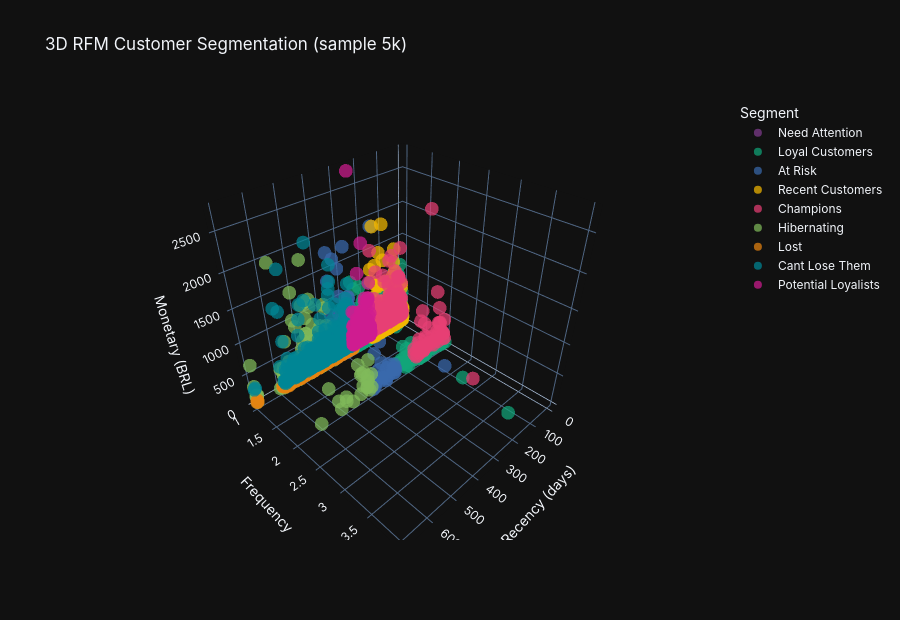
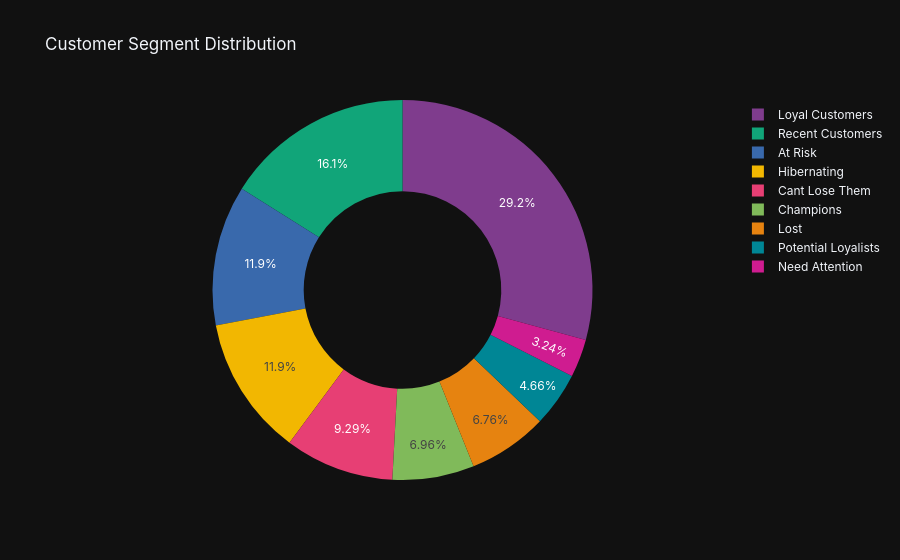

Notebook code for these charts, in order:
### Markdown cell above
## 4. Visualisations

### Code cell
# 3D Scatter
sample = rfm.sample(min(5000, len(rfm)), random_state=42)
fig_3d = px.scatter_3d(sample, x='recency', y='frequency', z='monetary',
    color='Segment', opacity=0.72,
    title=' 3D RFM Customer Segmentation (sample 5k)',
    labels={'recency':'Recency (days)','frequency':'Frequency','monetary':'Monetary (BRL)'},
    color_discrete_sequence=px.colors.qualitative.Bold)
fig_3d.update_layout(template='plotly_dark', font_family='Inter', height=620)
fig_3d.show()

# Donut
fig_donut = px.pie(rfm, names='Segment', hole=0.52,
    title=' Customer Segment Distribution',
    color_discrete_sequence=px.colors.qualitative.Bold)
fig_donut.update_layout(template='plotly_dark', font_family='Inter')
fig_donut.show()

### Figure 1 — Plotly figure (JSON) as saved in the notebook; plotly's stock layout.template omitted (floating-point values rounded to 4 significant figures; data arrays with more than 128 entries replaced by an {"elided": "..."} marker saying what was removed)
{"data": [{"hovertemplate": "Segment=Need Attention<br>Recency (days)=%{x}<br>Frequency=%{y}<br>Monetary (BRL)=%{z}<extra></extra>", "legendgroup": "Need Attention", "marker": {"color": "rgb(127, 60, 141)", "opacity": 0.72, "symbol": "circle"}, "mode": "markers", "name": "Need Attention", "scene": "scene", "showlegend": true, "type": "scatter3d", "x": {"elided": "165 int values"}, "y": {"elided": "165 int values"}, "z": {"elided": "165 float values"}}, {"hovertemplate": "Segment=Loyal Customers<br>Recency (days)=%{x}<br>Frequency=%{y}<br>Monetary (BRL)=%{z}<extra></extra>", "legendgroup": "Loyal Customers", "marker": {"color": "rgb(17, 165, 121)", "opacity": 0.72, "symbol": "circle"}, "mode": "markers", "name": "Loyal Customers", "scene": "scene", "showlegend": true, "type": "scatter3d", "x": {"elided": "1451 int values"}, "y": {"elided": "1451 int values"}, "z": {"elided": "1451 float values"}}, {"hovertemplate": "Segment=At Risk<br>Recency (days)=%{x}<br>Frequency=%{y}<br>Monetary (BRL)=%{z}<extra></extra>", "legendgroup": "At Risk", "marker": {"color": "rgb(57, 105, 172)", "opacity": 0.72, "symbol": "circle"}, "mode": "markers", "name": "At Risk", "scene": "scene", "showlegend": true, "type": "scatter3d", "x": {"elided": "582 int values"}, "y": {"elided": "582 int values"}, "z": {"elided": "582 float values"}}, {"hovertemplate": "Segment=Recent Customers<br>Recency (days)=%{x}<br>Frequency=%{y}<br>Monetary (BRL)=%{z}<extra></extra>", "legendgroup": "Recent Customers", "marker": {"color": "rgb(242, 183, 1)", "opacity": 0.72, "symbol": "circle"}, "mode": "markers", "name": "Recent Customers", "scene": "scene", "showlegend": true, "type": "scatter3d", "x": {"elided": "823 int values"}, "y": {"elided": "823 int values"}, "z": {"elided": "823 float values"}}, {"hovertemplate": "Segment=Champions<br>Recency (days)=%{x}<br>Frequency=%{y}<br>Monetary (BRL)=%{z}<extra></extra>", "legendgroup": "Champions", "marker": {"color": "rgb(231, 63, 116)", "opacity": 0.72, "symbol": "circle"}, "mode": "markers", "name": "Champions", "scene": "scene", "showlegend": true, "type": "scatter3d", "x": {"elided": "338 int values"}, "y": {"elided": "338 int values"}, "z": {"elided": "338 float values"}}, {"hovertemplate": "Segment=Hibernating<br>Recency (days)=%{x}<br>Frequency=%{y}<br>Monetary (BRL)=%{z}<extra></extra>", "legendgroup": "Hibernating", "marker": {"color": "rgb(128, 186, 90)", "opacity": 0.72, "symbol": "circle"}, "mode": "markers", "name": "Hibernating", "scene": "scene", "showlegend": true, "type": "scatter3d", "x": {"elided": "595 int values"}, "y": {"elided": "595 int values"}, "z": {"elided": "595 float values"}}, {"hovertemplate": "Segment=Lost<br>Recency (days)=%{x}<br>Frequency=%{y}<br>Monetary (BRL)=%{z}<extra></extra>", "legendgroup": "Lost", "marker": {"color": "rgb(230, 131, 16)", "opacity": 0.72, "symbol": "circle"}, "mode": "markers", "name": "Lost", "scene": "scene", "showlegend": true, "type": "scatter3d", "x": {"elided": "349 int values"}, "y": {"elided": "349 int values"}, "z": {"elided": "349 float values"}}, {"hovertemplate": "Segment=Cant Lose Them<br>Recency (days)=%{x}<br>Frequency=%{y}<br>Monetary (BRL)=%{z}<extra></extra>", "legendgroup": "Cant Lose Them", "marker": {"color": "rgb(0, 134, 149)", "opacity": 0.72, "symbol": "circle"}, "mode": "markers", "name": "Cant Lose Them", "scene": "scene", "showlegend": true, "type": "scatter3d", "x": {"elided": "461 int values"}, "y": {"elided": "461 int values"}, "z": {"elided": "461 float values"}}, {"hovertemplate": "Segment=Potential Loyalists<br>Recency (days)=%{x}<br>Frequency=%{y}<br>Monetary (BRL)=%{z}<extra></extra>", "legendgroup": "Potential Loyalists", "marker": {"color": "rgb(207, 28, 144)", "opacity": 0.72, "symbol": "circle"}, "mode": "markers", "name": "Potential Loyalists", "scene": "scene", "showlegend": true, "type": "scatter3d", "x": {"elided": "236 int values"}, "y": {"elided": "236 int values"}, "z": {"elided": "236 float values"}}], "layout": {"font": {"family": "Inter"}, "height": 620, "legend": {"title": {"text": "Segment"}, "tracegroupgap": 0}, "scene": {"domain": {"x": [0, 1], "y": [0, 1]}, "xaxis": {"title": {"text": "Recency (days)"}}, "yaxis": {"title": {"text": "Frequency"}}, "zaxis": {"title": {"text": "Monetary (BRL)"}}}, "title": {"text": " 3D RFM Customer Segmentation (sample 5k)"}}}

### Figure 2 — Plotly figure (JSON) as saved in the notebook; plotly's stock layout.template omitted (floating-point values rounded to 4 significant figures; data arrays with more than 128 entries replaced by an {"elided": "..."} marker saying what was removed)
{"data": [{"domain": {"x": [0, 1], "y": [0, 1]}, "hole": 0.52, "hovertemplate": "Segment=%{label}<extra></extra>", "labels": {"elided": "93357 str values"}, "legendgroup": "", "name": "", "showlegend": true, "type": "pie"}], "layout": {"font": {"family": "Inter"}, "legend": {"tracegroupgap": 0}, "piecolorway": ["rgb(127, 60, 141)", "rgb(17, 165, 121)", "rgb(57, 105, 172)", "rgb(242, 183, 1)", "rgb(231, 63, 116)", "rgb(128, 186, 90)", "rgb(230, 131, 16)", "rgb(0, 134, 149)", "rgb(207, 28, 144)", "rgb(249, 123, 114)", "rgb(165, 170, 153)"], "title": {"text": " Customer Segment Distribution"}}}
